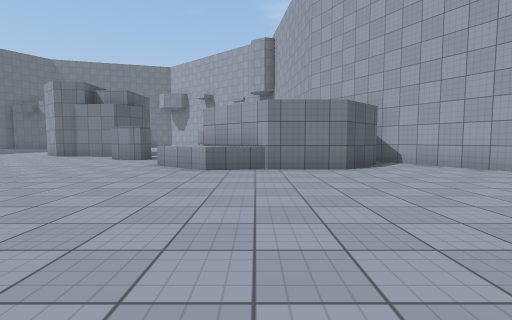
View 1 (above)

24 first-person views from a walk through a Unity game level. The camera is 1.2 m above the floor, tilts 4° down and sees 85° across. The floor is counted in squares, 2 m on a side. Each view is taken from the middle of a square. On the plan, view 1 faces up. The plan holds only what a view shows up to about 9 squares ahead; the rest is blank. The place goes on beyond the plan. The player character is not drawn. Surface patterns are stand-ins for the level's own textures.

View 2
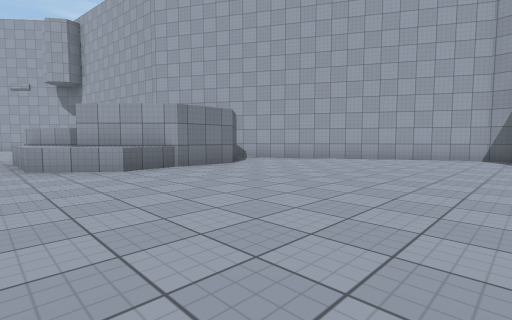

View 3
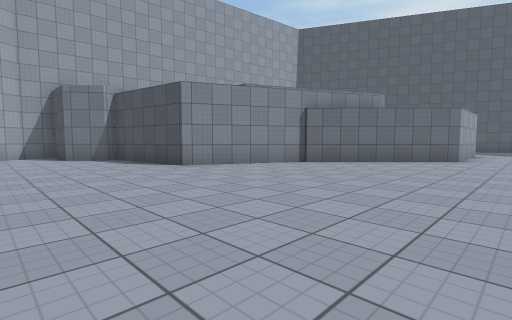

View 4
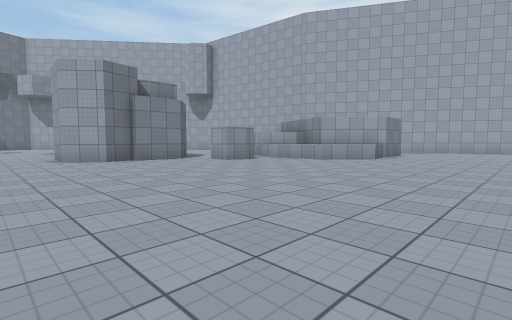

View 5
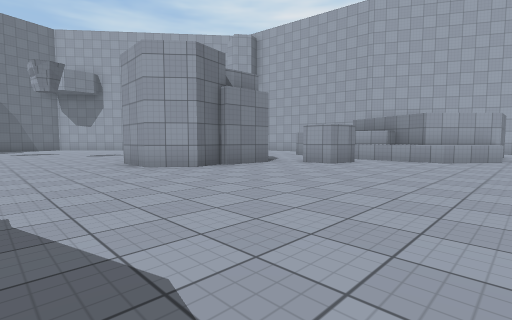

View 6
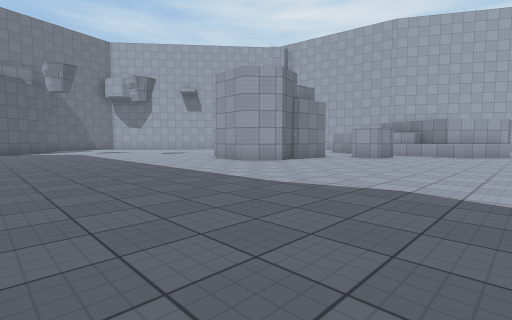

View 7
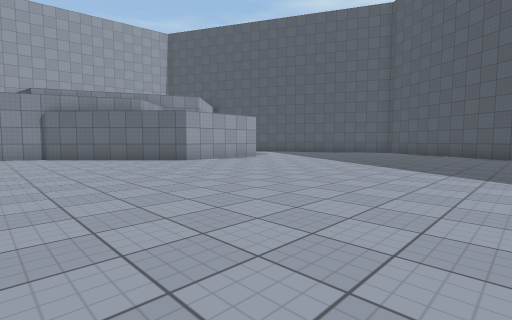

View 8
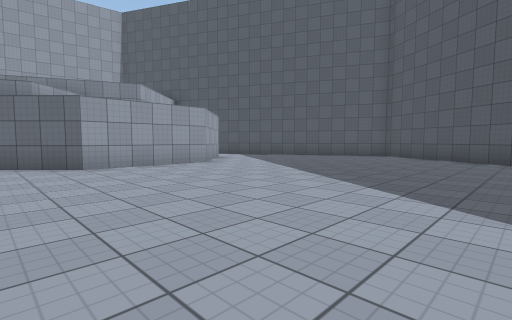

View 9
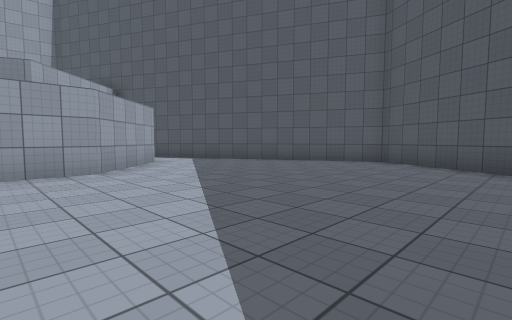

View 10
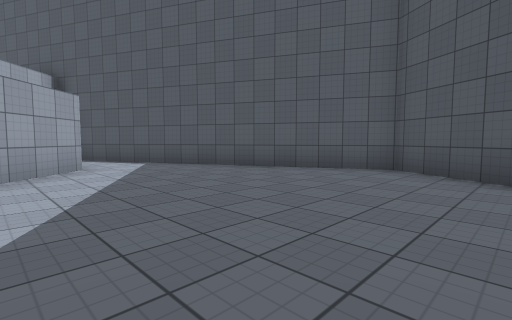

View 11
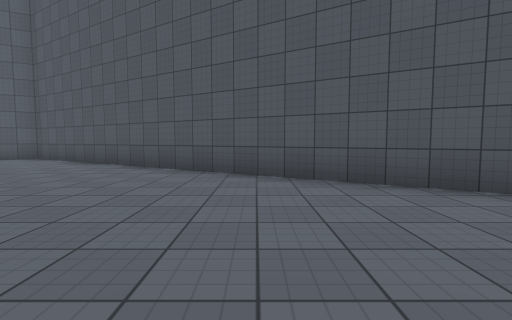

View 12
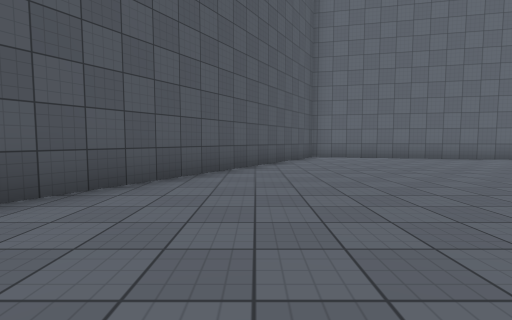

View 13
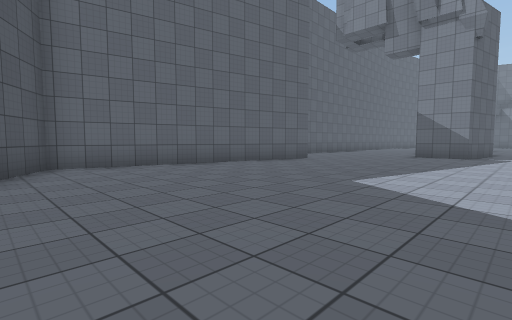

View 14
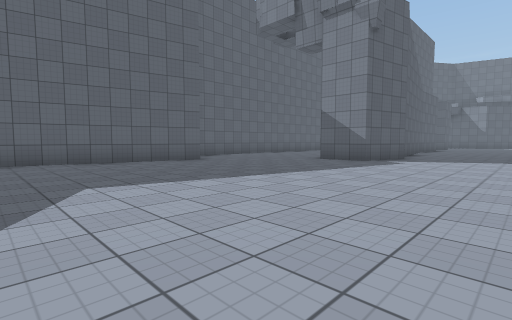

View 15
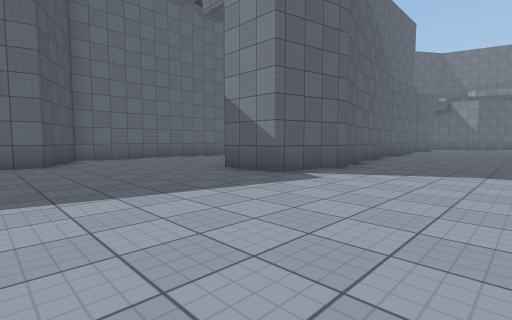

View 16
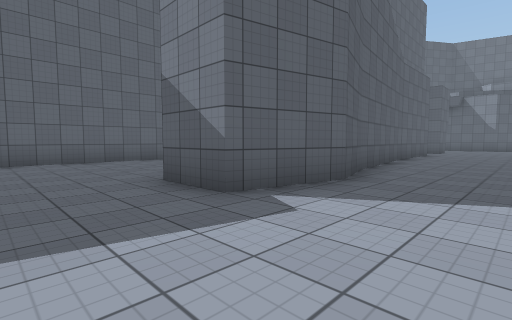

View 17
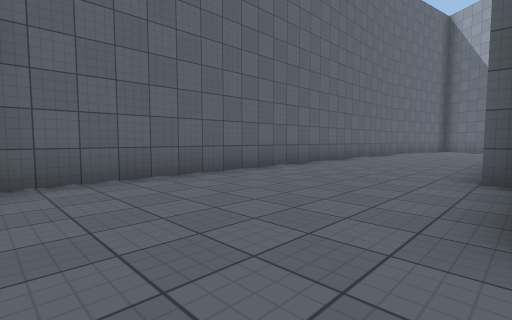

View 18
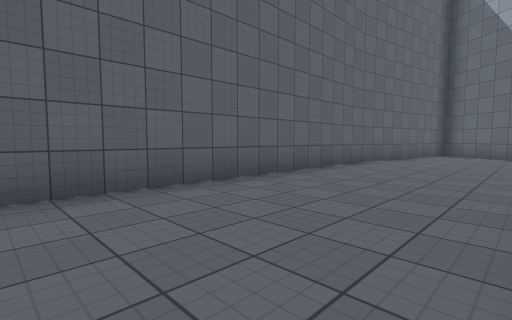

View 19
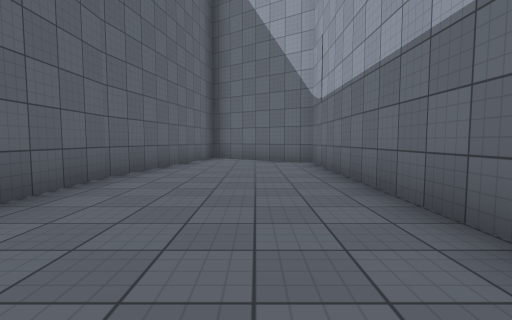

View 20
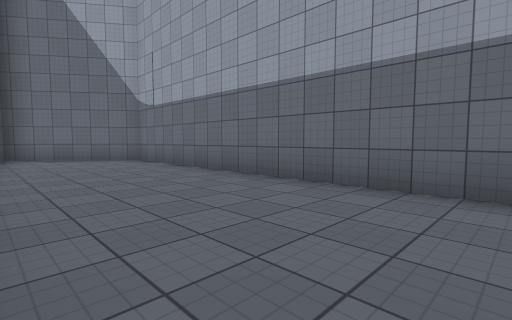

View 21
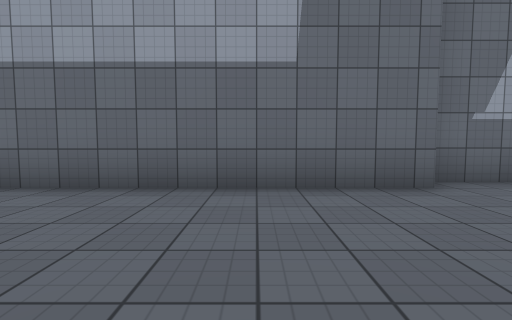

View 22
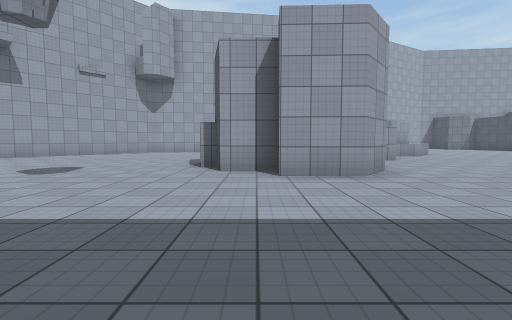

View 23
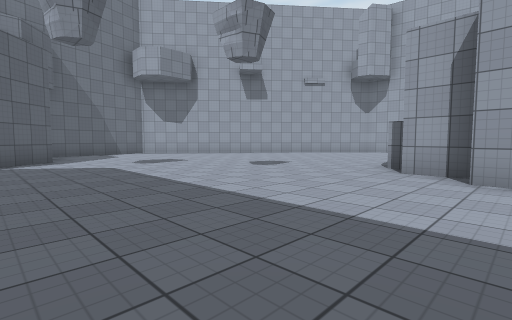

View 24
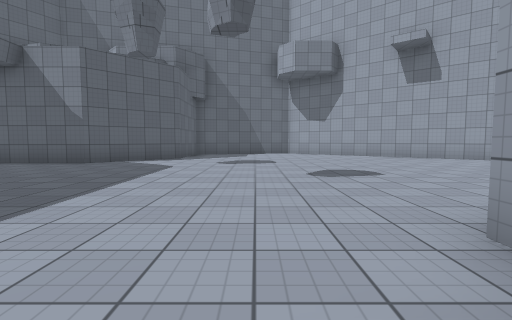

### Floor plan
Points are (right, up) in squares from view 1. A wall is a line through its corners. A room is listed if a view was taken in it or the views show most of it. See-through windows are left out.
Room 1 (views 1, 2, 3, 4, 5, 6, 7, 8, 9, 10, 11, 12, 13, 14, 15, 16, 17, 18, 19, 20, 21, 22, 23, 24)
walls: (-3.8, 8.6) (-4.5, 8.7) (-4.5, 9.6); (-6.6, 10.6) (-7.4, 10.4) (-8.3, 11.2) (-8.3, 12.6) (-7.6, 12.6) (-7.6, 13.7) (-6.7, 13.9); (-16, 3.2) (-16, 4.5); (-5.2, 10.3) (-6.7, 10.4); (-3.5, 9) (-3.5, 8.6) (-3.9, 8.6); (-16.5, 4.6) (-16.5, 15.5) (-19.5, 17.6) (-20.4, 12.4); (-15, 9.6) (-14.5, 5.5) (-14.1, 4) (-14.5, 2) (-16, 2); (-1.2, 8.5) (-2.1, 10); (3, 6.9) (1.9, 5.8) (0.2, 5.8) (-1.4, 7.4) (-1.1, 7.9); (0.6, -4.6) (2, -1.5) (5.1, -1); (5, 5.4) (3.4, 8.1); (-20.4, 12.6) (-20.4, 0) (-18.5, -1) (-20, -8) (-5, -17) (2.7, -13.2); (4.9, -0.8) (5.7, 0.2) (7, 0.2); (7.4, 0.4) (7.5, 1) (5.7, 4.1); (-11.5, 21.4) (-13.5, 19.4) (-15.8, 19.4); (-1.9, 20.4) (-2.7, 21.1); (-0.4, -12.6) (-2.5, -10.5) (-2.5, -7.5) (0.5, -4.5)
low walls: (0.2, 5.8) (-1, 5.6) (-2.5, 6.8) (-2.5, 9.4)

Positions as (right, up) in squares from view 1, and headings:
1: (0, 0), facing up
2: (-3, 0), facing up-right
3: (-4, 2), facing down-right
4: (-10, 2), facing up-right
5: (-11, 5), facing up-right
6: (-14, 5), facing up-right
7: (-10, -3), facing down-right
8: (-9, -6), facing down-right
9: (-8, -9), facing down-right
10: (-7, -11), facing down-right
11: (-12, -8), facing down
12: (-10, -10), facing left
13: (-13, -9), facing up-left
14: (-11, -6), facing up-left
15: (-11, -2), facing up-left
16: (-12, 0), facing up-left
17: (-16, 0), facing up-left
18: (-17, 5), facing up-left
19: (-18, 8), facing up
20: (-20, 7), facing up-right
21: (-20, 7), facing right
22: (-13, 13), facing right
23: (-13, 12), facing up-right
24: (-9, 12), facing up
